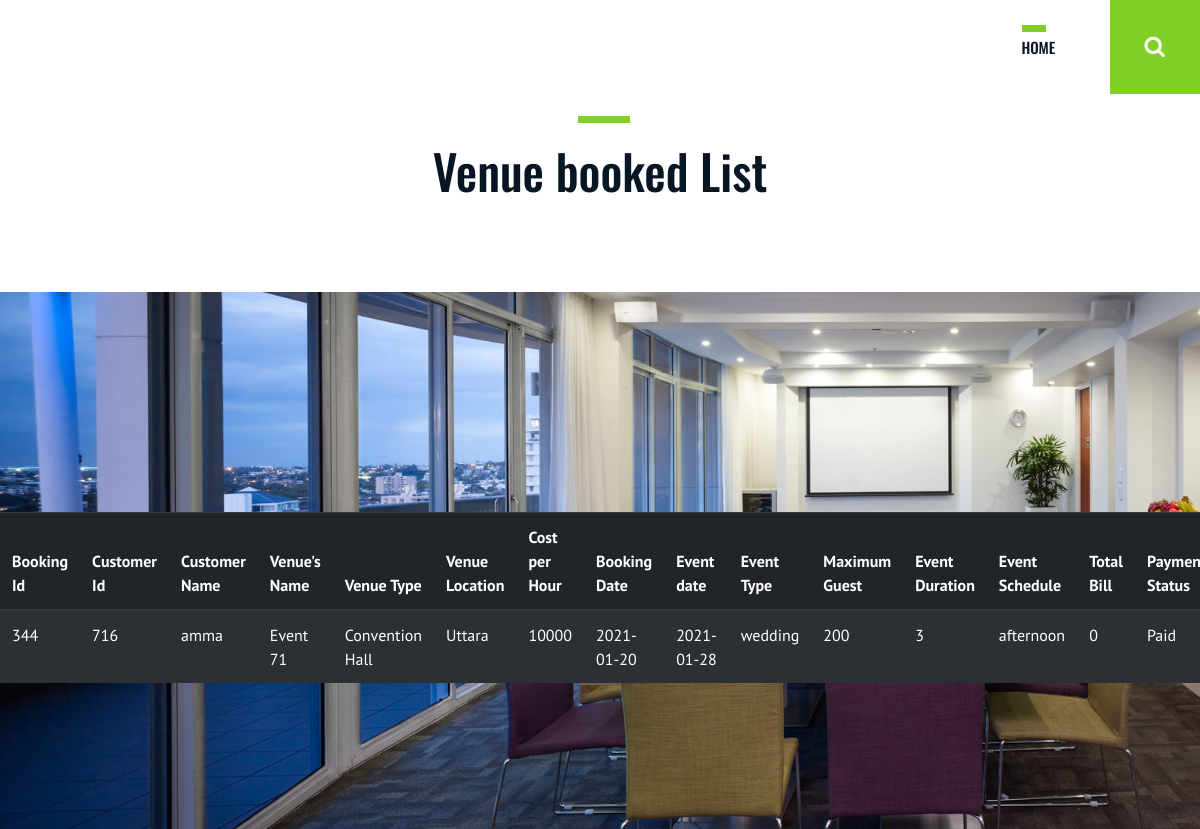
The page /my1/vnbookhistory.php (signed in) on the database its author committed.
### tables this page shows
CREATE TABLE `venue_booking` (
  `booking_id` int(10) NOT NULL,
  `customer_id` int(10) NOT NULL,
  `cus_name` varchar(100) NOT NULL,
  `vn_name` varchar(100) NOT NULL,
  `vn_type` text NOT NULL,
  `location` text NOT NULL,
  `cost_per_hr` int(11) NOT NULL,
  `venue_id` int(10) NOT NULL,
  `booking_date` date NOT NULL,
  `event_date` date NOT NULL,
  `event_type` varchar(255) NOT NULL,
  `guest_capacity` int(20) NOT NULL,
  `duration` int(30) NOT NULL,
  `total_payment` int(20) DEFAULT NULL,
  `vn_schedule` varchar(200) NOT NULL,
  `Payment_status` text DEFAULT NULL
);

### my1/vnbookhistory.php (the view, shortened to what this page needs)
<!DOCTYPE html>
<html lang="zxx">
<head>
    <link rel="stylesheet" href="css/bootstrap.min.css" type="text/css">
    <link rel="stylesheet" href="css/font-awesome.min.css" type="text/css">
    <link rel="stylesheet" href="css/flaticon.css" type="text/css">
    <link rel="stylesheet" href="css/owl.carousel.min.css" type="text/css">
    <link rel="stylesheet" href="css/magnific-popup.css" type="text/css">
    <link rel="stylesheet" href="css/slicknav.min.css" type="text/css">
    <link rel="stylesheet" href="css/style.css" type="text/css">
</head>
<body>
    <header class="header-section">
        <div class="container-fluid">
            <div class="inner-header">
                <div class="row">
                    <div class="col-lg-2 col-md-2">
                        <div class="logo">
                        </div>
                    </div>
                    <div class="col-lg-10 col-md-10">
                        <nav class="main-menu mobile-menu">
                            <ul>
                                <li><a href="customerpage.php">Home</a></li>
                                <li class="search-btn search-trigger"><i class="fa fa-search"></i></li>
                            </ul>
                        </nav>
                    </div>
                </div>
            </div>
        </div>
    </header>
    <section class="contact-section spad">
        <div class="container">
            <div align="center">
            <div class="row">
                <div class="col-lg-12">
                    <div class="contact-text">
                        <div class="section-title">
                            <h2>Venue booked List</h2>
                        </div>
                    </div>
                </div>
            </div>
          </div>
        </div>
    </section>
    <div class="classes-time-section spad set-bg" data-setbg="img/events-6.jpg">
        <div class="container-fluid">
            <div class="row">
              <table class="table table-striped table-dark">
                <thead>
                    <tr>
                    <th> Booking Id </th>
                    <th> Customer Id </th>
                    <th> Customer Name </th>
                    <th> Venue's Name </th>
                    <th> Venue Type </th>
                    <th> Venue Location </th>
                    <th> Cost per Hour </th>
                    <th> Booking Date </th>
                    <th> Event date </th>
                    <th> Event Type </th>
                    <th> Maximum Guest </th>
                    <th> Event Duration </th>
                    <th> Event Schedule </th>
                    <th> Total Bill </th>
                    <th> Payment Status </th>
                    </tr>
                </thead>
                <tbody>
                    <?php
                    $un = $_SESSION['uname'];
                    $host="localhost";
                    $username="root";
                    $password="";
                    $database="goldenchandelier";
                    try{
                        $con = new PDO("mysql:host=$host;dbname=$database", $username, $password);
                        $con->setAttribute(PDO::ATTR_ERRMODE, PDO::ERRMODE_EXCEPTION);
                                    $s = "SELECT customer_id,name from customers where cus_username = '$un'";
                                    $ret = $con->query($s);
                                    $rs = $ret->fetchAll(PDO::FETCH_NUM);
                                    $cus_id = $rs[0][0];
                                    $stmt="SELECT * FROM venue_booking where customer_id = '$cus_id'";
                                    $returnobject=$con->query($stmt);
                                    $table=$returnobject->fetchAll(PDO::FETCH_NUM);
                                        foreach($table as $row){
                                            echo "<tr> <td>"
                                                . $row[0]. "</td><td>"
                                                . $row[1]. "</td><td>"
                                                . $row[2]. "</td><td>"
                                                . $row[3]. "</td><td>"
                                                . $row[4]. "</td><td>"
                                                . $row[5]. "</td><td>"
                                                . $row[6]. "</td><td>"
                                                . $row[8]. "</td><td>"
                                                . $row[9]. "</td><td>"
                                                . $row[10]. "</td><td>"
                                                . $row[11]. "</td><td>"
                                                . $row[12]. "</td><td>"
                                                . $row[14]. "</td><td>"
                                                . $row[13]. "</td><td>"
                                                . $row[15]. "</td></tr>";
                                            }
                    }
                    catch(PDOException $ex){
                        echo  $ex->getMessage();
                    }
                ?>
                </tbody>
            </table>
            </div>
        </div>
    </div>
</body>
</html>

### my1/css/style.css (style rules this page uses)
html, body { height: 100%; font-family: "PT Sans", sans-serif; -webkit-font-smoothing: antialiased; font-smoothing: antialiased; background: none; }
h1, h2, h3, h4, h5, h6 { margin: 0; color: #111111; font-weight: 500; font-family: "Oswald", sans-serif; }
h2 { font-size: 36px; }
ul, ol { padding: 0; margin: 0; }
.section-title { margin-bottom: 76px; }
.section-title h2 { color: #081624; font-size: 48px; font-weight: 500; line-height: 50px; position: relative; }
.section-title h2:after { position: absolute; left: 551px; top: -30px; width: 52px; height: 7px; background: #82D026; content: ""; right: 0; margin: 0 auto; }
.set-bg { background-repeat: no-repeat; background-size: 100% 100%; background-position: top center; }
.spad { padding-top: 100px; padding-bottom: 12px; }
.inner-header .logo { float: left; padding-top: 2px; padding-left: 39px; }
.inner-header .main-menu { float: right; margin-right: -15px; }
.inner-header .main-menu ul li { list-style: none; display: inline-block; margin-right: 30px; }
.inner-header .main-menu ul li a { font-size: 15px; font-family: "Oswald", sans-serif; font-weight: 500; color: #081624; text-transform: uppercase; padding: 36px 20px; position: relative; z-index: 1; }
.inner-header .main-menu ul li a:after { position: absolute; left: 21px; top: 25px; width: 24px; height: 7px; background: #82D026; content: ""; }
.inner-header .main-menu ul li.search-btn { font-size: 22px; padding: 30px 35px 31px 35px; background: #82D026; color: #ffffff; cursor: pointer; margin-right: 0; }
.classes-time-section { padding-top: 220px; padding-bottom: 130px; }
.contact-section { padding-top: 52px; }
.contact-text .section-title { margin-bottom: 84px; }
.contact-text .section-title h2 { margin-bottom: 35px; }
.contact-text .section-title h2:after { margin: 0; }
@media (min-width: 1200px) { .container { max-width: 1176px; } }

### rows shown on the page
venue_booking: booking_id "344", customer "716", cus_name "amma", vn_name "Event 71", vn_type "Convention Hall", location "Uttara", cost_per_hr "10000", booking_date "2021-01-20", event_date "2021-01-28", event_type "wedding", guest_capacity "200", duration "3", vn_schedule "afternoon", total_payment "0", Payment_status "Paid"
